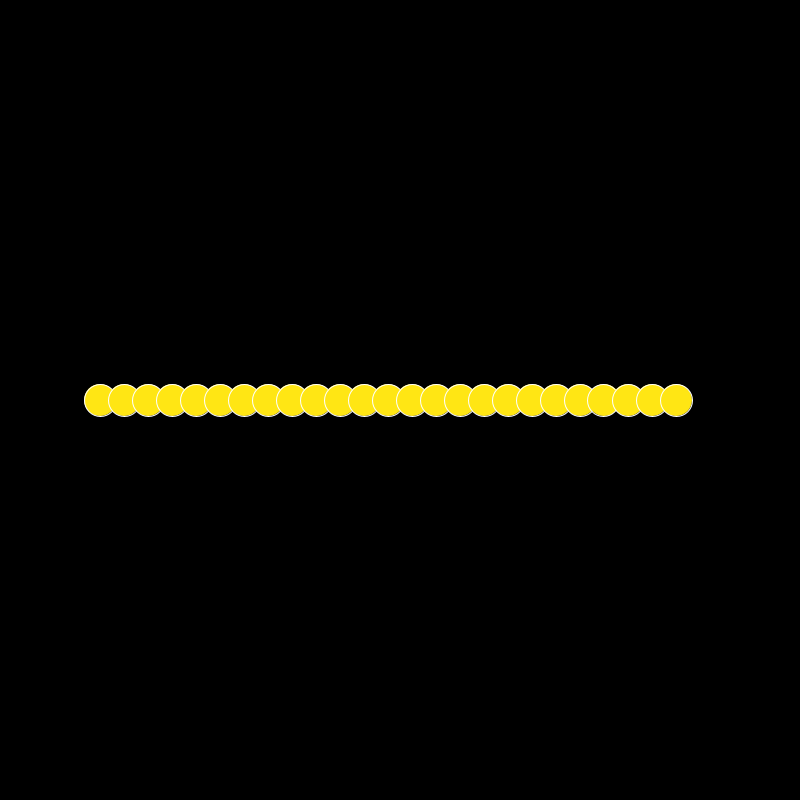
Frame 1 (no input)
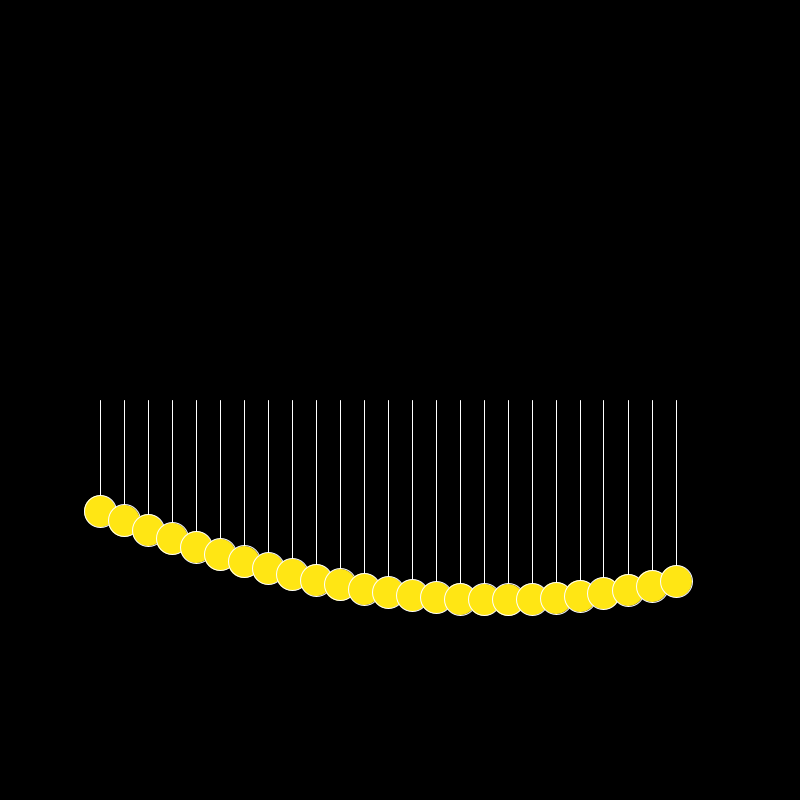
Frame 60 (the mouse pressed at the canvas centre just before this capture)
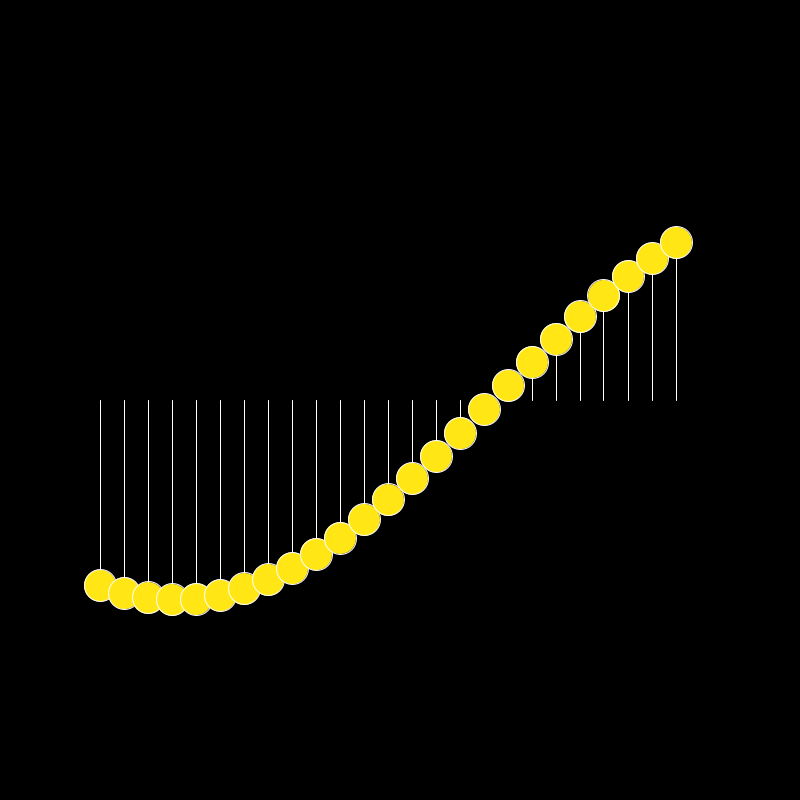
Frame 120 (the mouse held since frame 60 and released just before this capture)

The Processing sketch that drew these frames (run headless with seeded random() and noise(); from frame 60 on, the mouse is pressed at the canvas centre):

// Processing sketch: sinWave1
// ── sinWave1.pde
float angles[];
float angleV[]; 
float r = 16.0F;
int total = 0;
final float START1 = - 1.0F;
final float STOP1 = 1.0F;
final float START2 = - 200.0F;
final float STOP2 = 200.0F;
void setup() {
    size(800, 800);
    frameRate(60);
    total = floor(width / (r * 2));
    angles = new float[total];
    angleV = new float[total];
    for (int count = 0; count  < total; count++) {
        angles[count] = 0.0F;
        angleV[count] = 0.01F +  count / 1000.0F;
    }
}

void setBackground() {
    background(0, 0, 0);
}

void draw() {
    setBackground();
    translate(width / 2, height / 2);
    fill(255, 230, 20);
    strokeWeight(1);
    stroke(255);
    for (int count = 0; count < total; count++) {
        float x = map(count, 0, angles.length, - 300, 300);
        float y = map(sin(angles[count]), START1, STOP1, START2, STOP2);
        line(x, 0, x, y);
        circle(x, y, r * 2);
        angles[count] += angleV[count];
    }
}
